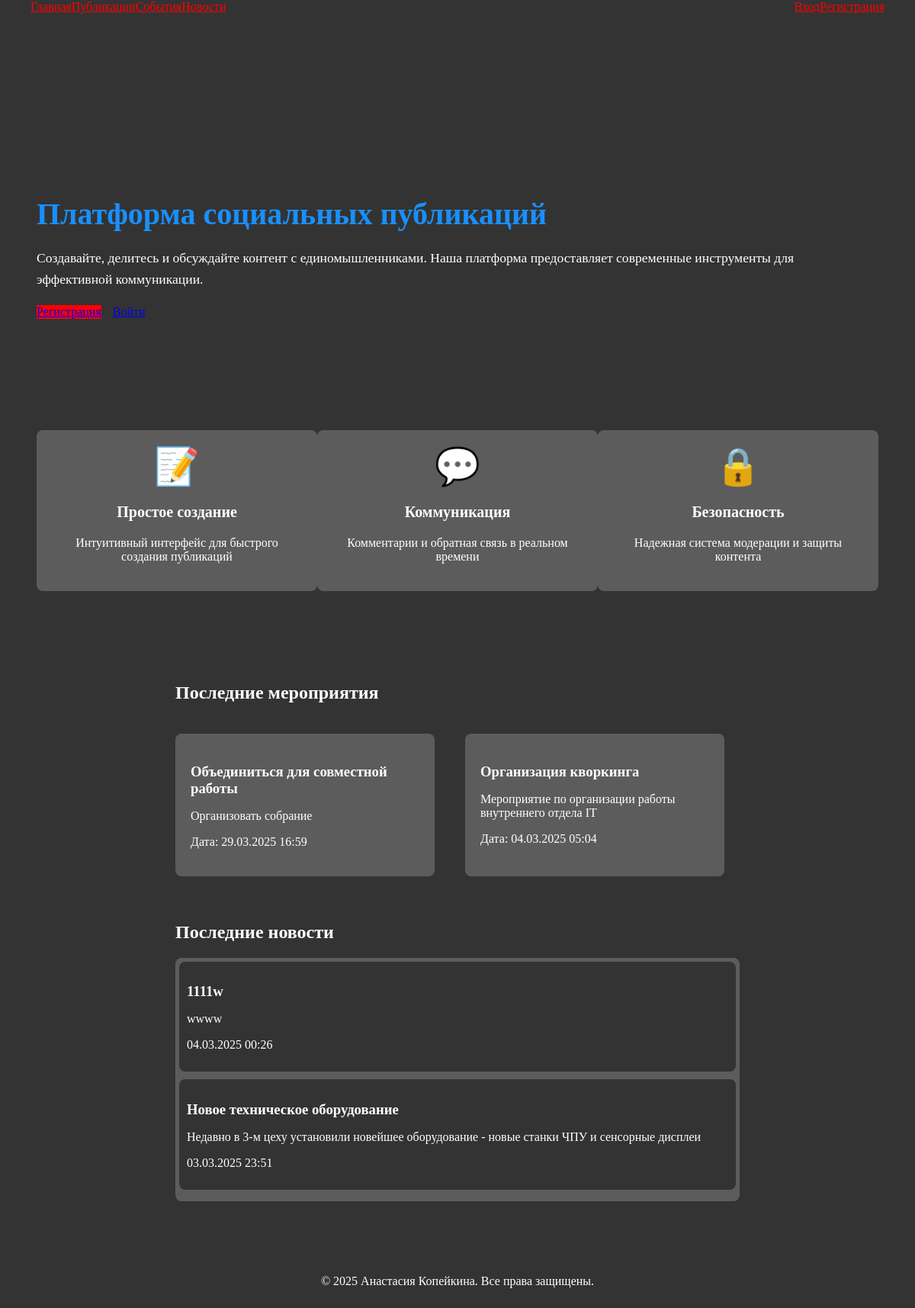
The page / on the database its author committed.
### application/models.py (models this page shows, shortened)
class Event(db.Model):
    id = db.Column(db.Integer, primary_key=True)
    title = db.Column(db.String(150), nullable=False)
    description = db.Column(db.Text, nullable=True)
    date = db.Column(db.DateTime, nullable=False)
    created_at = db.Column(db.DateTime, default=datetime.now)

class News(db.Model):
    id = db.Column(db.Integer, primary_key=True)
    title = db.Column(db.String(150), nullable=False)
    content = db.Column(db.Text, nullable=False)
    created_at = db.Column(db.DateTime, default=datetime.now)

### application/app.py (the view)
@app.route('/')
def index():
    events = Event.query.order_by(Event.date.desc()).limit(3).all()
    news_items = News.query.order_by(News.created_at.desc()).limit(3).all()
    return render_template('index.html', events=events, news_items=news_items)

### application/templates/index.html (shortened to what this page needs)
{% extends 'base.html' %}
{% block content %}
  <div class="home-container" style="max-width: 1200px; margin: 0 auto; padding: 40px 20px;">
    <div class="ant-row" style="display: flex; align-items: center; margin-bottom: 40px;">
      <div class="ant-col ant-col-12" style="padding-right: 20px;">
        <h1 style="font-size: 2.5rem; color: #1890ff; margin-bottom: 20px;">Платформа социальных публикаций</h1>
        <p style="font-size: 1.1rem; line-height: 1.6; margin-bottom: 20px;">Создавайте, делитесь и обсуждайте контент с единомышленниками. Наша платформа предоставляет современные инструменты для эффективной коммуникации.</p>
        {% if not current_user.is_authenticated %}
          <div class="action-buttons" style="display: flex; gap: 15px;">
            <a href="{{ url_for('auth.register') }}" class="ant-btn ant-btn-primary ant-btn-lg">Регистрация</a>
            <a href="{{ url_for('auth.login') }}" class="ant-btn ant-btn-default ant-btn-lg">Войти</a>
          </div>
        {% else %}
          <div class="action-buttons">
            <a href="{{ url_for('posts.list_posts') }}" class="ant-btn ant-btn-primary ant-btn-lg">Перейти к публикациям</a>
          </div>
        {% endif %}
      </div>
    </div>
    <div class="features ant-row" style="display: flex; justify-content: space-between; margin-top: 40px;">
      <div class="feature ant-col" style="
            width: 30%;
            text-align: center;
            padding: 20px;
            background: #5c5c5c;
            border-radius: 8px;
        ">
        <div style="
                    font-size: 3rem;
                    color:rgb(255, 255, 255);
                    margin-bottom: 15px;
                ">📝</div>
        <h3>Простое создание</h3>
        <p>Интуитивный интерфейс для быстрого создания публикаций</p>
      </div>
      <div class="feature ant-col" style="
            width: 30%;
            text-align: center;
            padding: 20px;
            background: #5c5c5c;
            border-radius: 8px;
        ">
        <div style="
                    font-size: 3rem;
                    color:rgb(255, 255, 255);
                    margin-bottom: 15px;
                ">💬</div>
        <h3>Коммуникация</h3>
        <p>Комментарии и обратная связь в реальном времени</p>
      </div>
      <div class="feature ant-col" style="
            width: 30%;
            text-align: center;
            padding: 20px;
            background: #5c5c5c;
            border-radius: 8px;
        ">
        <div style="
                    font-size: 3rem;
                    color:rgb(255, 255, 255);
                    margin-bottom: 15px;
                ">🔒</div>
        <h3>Безопасность</h3>
        <p>Надежная система модерации и защиты контента</p>
      </div>
    </div>
  </div>
  <div class="home-container" style="max-width: 1200px; margin: 0 auto; padding: 40px 20px;">
    {% if events %}
      <h2 style="margin-top: 40px; color: #fff;" class="ant-typography-title-level-3">Последние мероприятия</h2>
      <div class="events-slider" style="overflow-x: auto; white-space: nowrap; padding: 20px 0; scrollbar-width: none; -ms-overflow-style: none;">
        <div style="display: inline-flex; gap: 20px;">
          {% for event in events[:3] %}
            <div class="event-card" style="
              display: inline-block;
              width: 300px;
              background-color: #5c5c5c;
              border-radius: 8px;
              padding: 20px;
              margin-right: 20px;
              white-space: normal;
              vertical-align: top;
            ">
              <h3 style="color: #fff; margin-bottom: 10px;">{{ event.title }}</h3>
              <p style="color: #fff; margin-bottom: 10px;">{{ event.description }}</p>
              <p style="color:rgb(255, 255, 255);">Дата: {{ event.date.strftime('%d.%m.%Y %H:%M') }}</p>
            </div>
          {% endfor %}
        </div>
      </div>
    {% endif %}
    {% if news_items %}
      <h2 style="margin-top: 40px; color: #fff;" class="ant-typography-title-level-3">Последние новости</h2>
      <div class="news-slider" style="
        max-height: 400px;
        overflow-y: auto;
        padding: 5px;
        background-color: #5c5c5c;
        border-radius: 8px;
        scrollbar-width: none;
        -ms-overflow-style: none;
      ">
        {% for news_item in news_items[:3] %}
          <div class="news-card" style="
            background-color: #333333;
            border-radius: 8px;
            padding: 10px;
            margin-bottom: 10px;
          ">
            <h3 style="color: #fff; margin-bottom: 10px;">{{ news_item.title }}</h3>
            <p style="color: #fff;">{{ news_item.content }}</p>
            <p style="color:rgb(255, 255, 255); margin-top: 10px;">{{ news_item.created_at.strftime('%d.%m.%Y %H:%M') }}</p>
          </div>
        {% endfor %}
      </div>
    {% endif %}
  </div>
{% endblock %}

### application/static/css/styles.css (style rules this page uses)
body { background-color: #333333; }
.ant-btn-primary { background-color: #FF0000; border-color: #FF0000; }
p { color: #ffffff; }
h1 { color: #ffffff; }
.feature h3 { color: #ffffff; font-size: 20px; font-weight: bold; }

### application/templates/index.html (style rules this page uses)
.home-container { transition: all 0.3s ease; }
.feature { transition: transform 0.3s ease; }

### rows shown on the page
Event: title "Объединиться для совместной работы", description "Организовать собрание", date "29.03.2025 16:59"
Event: title "Организация кворкинга", description "Мероприятие по организации работы внутреннего отдела IT", date "04.03.2025 05:04"
News: title "1111w", content "wwww", created_at "04.03.2025 00:26"
News: title "Новое техническое оборудование", content "Недавно в 3-м цеху установили новейшее оборудование - новые станки ЧПУ и сенсорные дисплеи", created_at "03.03.2025 23:51"
